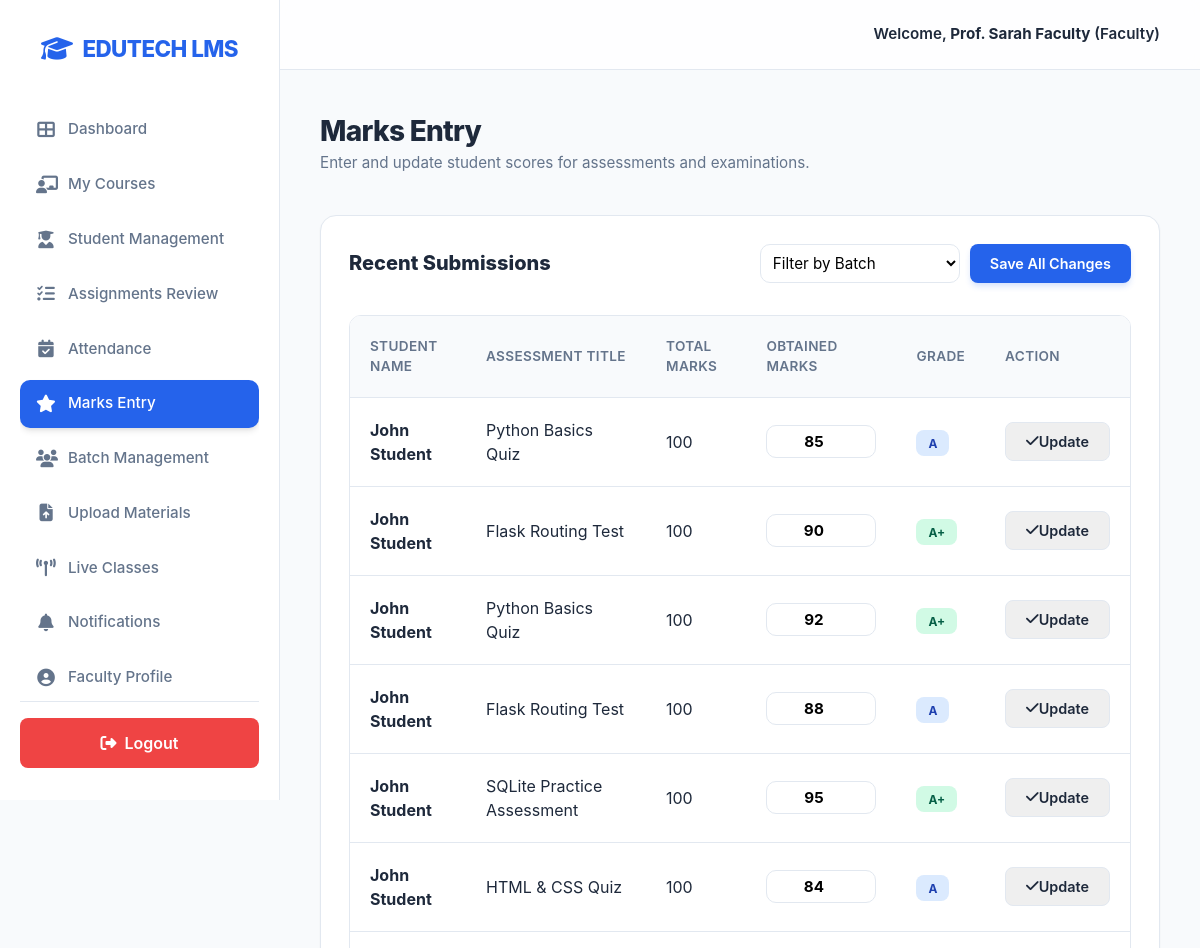
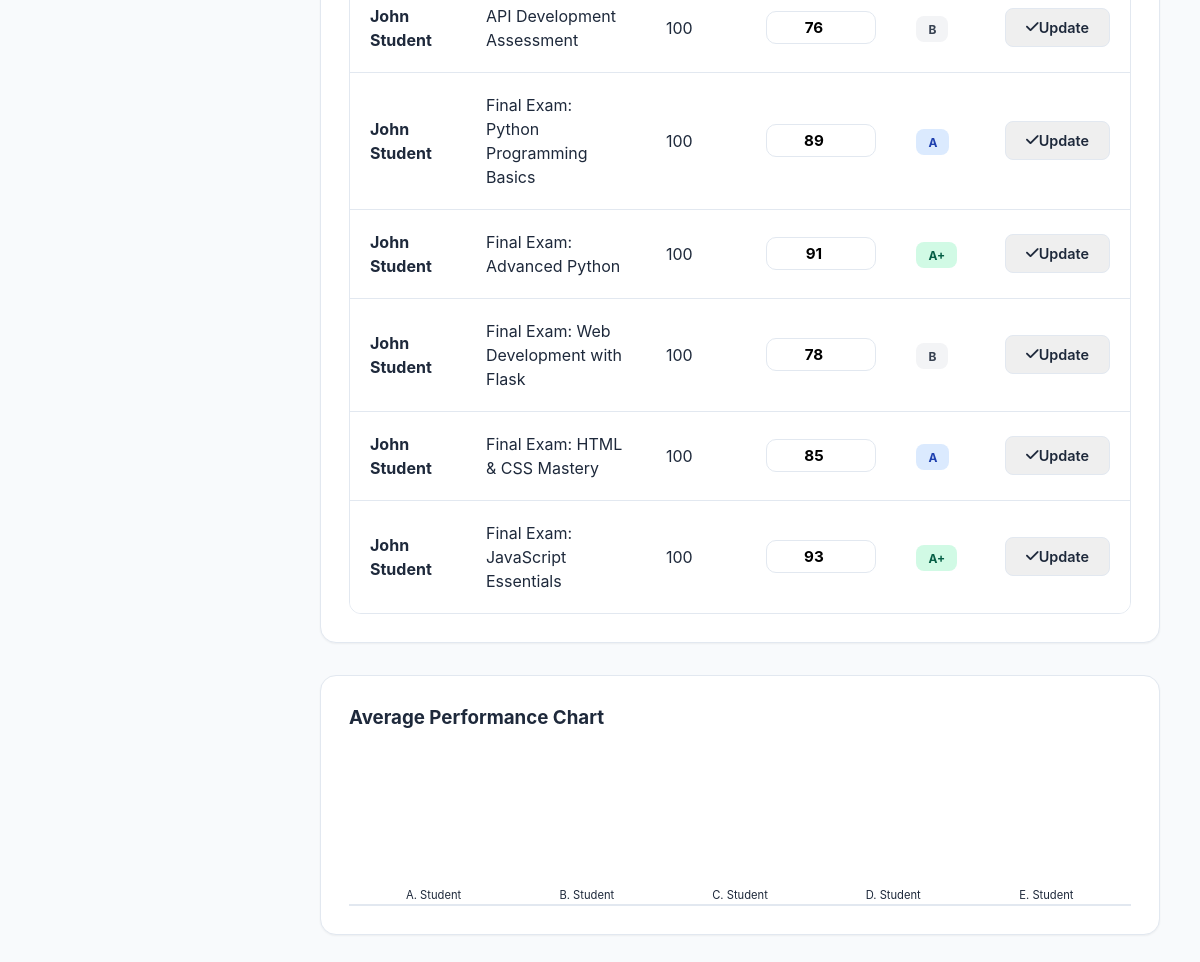
The page /faculty/marks (signed in) on the database its author committed (2 pictures, top to bottom).
### tables this page shows
CREATE TABLE assessment_submissions (
    id INTEGER PRIMARY KEY AUTOINCREMENT,
    assessment_id INTEGER,
    student_id INTEGER,
    submission_text TEXT,
    marks INTEGER DEFAULT 0,
    status TEXT DEFAULT 'pending',
    submitted_at TEXT
, obtained_marks INTEGER DEFAULT 0, total_marks INTEGER DEFAULT 100);

CREATE TABLE users (
        id INTEGER PRIMARY KEY AUTOINCREMENT,
        name TEXT NOT NULL,
        email TEXT UNIQUE NOT NULL,
        password TEXT NOT NULL,
        role TEXT NOT NULL, -- admin, student, faculty, parent
        created_at TIMESTAMP DEFAULT CURRENT_TIMESTAMP
    , phone TEXT);

CREATE TABLE assessments (
    id INTEGER PRIMARY KEY AUTOINCREMENT,
    student_id INTEGER,
    course_id INTEGER,
    title TEXT,
    marks INTEGER,
    total_marks INTEGER,
    status TEXT,
    due_date TEXT
);

### app.py (the view)
@app.route('/faculty/marks')
@login_required(role='faculty')
def faculty_marks():
    conn = get_db()
    marks = conn.execute("""
        SELECT asub.*, u.name as student_name, a.title as assessment_title
        FROM assessment_submissions asub
        JOIN users u ON asub.student_id = u.id
        JOIN assessments a ON asub.assessment_id = a.id
        JOIN courses c ON a.course_id = c.id
        WHERE c.faculty_id = ?
    """, (session['user_id'],)).fetchall()
    conn.close()
    return render_template('faculty_marks.html', assessments=marks)

### app.py (called while the page is built)
def login_required(role=None):
    def wrapper(f):
        @wraps(f)
        def decorated_function(*args, **kwargs):
            if 'user_id' not in session:
                return redirect(url_for('login'))
            if role and session.get('role') != role:
                flash('Unauthorized access!', 'danger')
                return redirect(url_for('dashboard'))
            return f(*args, **kwargs)
        return decorated_function
    return wrapper

### database.py (called while the page is built)
def get_db():
    conn = sqlite3.connect(DB_NAME, check_same_thread=False)
    conn.row_factory = sqlite3.Row
    return conn

### templates/faculty_marks.html (shortened to what this page needs)
{% extends "base.html" %}
{% block content %}
<div style="margin-bottom: 2.5rem;">
    <h2 style="font-size: 1.75rem; font-weight: 800; color: var(--text-main); letter-spacing: -0.025em;">Marks Entry</h2>
    <p style="color: var(--text-muted); font-size: 0.95rem;">Enter and update student scores for assessments and examinations.</p>
</div>
<div class="card">
    <div style="display: flex; justify-content: space-between; align-items: center; margin-bottom: 2rem;">
        <h3 style="font-size: 1.25rem; font-weight: 800;">Recent Submissions</h3>
        <div style="display: flex; gap: 10px;">
            <select class="form-control" style="width: 200px; padding: 0.5rem;">
                <option>Filter by Batch</option>
            </select>
            <button class="btn btn-primary btn-sm">Save All Changes</button>
        </div>
    </div>
    <div class="table-responsive">
        <table>
            <thead>
                <tr>
                    <th>Student Name</th>
                    <th>Assessment Title</th>
                    <th>Total Marks</th>
                    <th>Obtained Marks</th>
                    <th>Grade</th>
                    <th>Action</th>
                </tr>
            </thead>
            <tbody>
                {% for m in assessments %}
                <tr>
                    <td style="font-weight: 700;">{{ m.student_name }}</td>
                    <td>{{ m.assessment_title }}</td>
                    <td>100</td>
                    <td style="width: 150px;">
                        <input type="number" class="form-control" value="{{ m.obtained_marks }}" style="padding: 0.4rem; font-weight: 700; text-align: center;">
                    </td>
                    <td>
                        {% if m.obtained_marks >= 90 %}
                        <span class="badge" style="background: #D1FAE5; color: #065F46;">A+</span>
                        {% elif m.obtained_marks >= 80 %}
                        <span class="badge" style="background: #DBEAFE; color: #1E40AF;">A</span>
                        {% else %}
                        <span class="badge" style="background: #F3F4F6; color: #374151;">B</span>
                        {% endif %}
                    </td>
                    <td>
                        <button class="btn btn-outline btn-sm" style="border: 1px solid var(--border-color); color: var(--text-main);"><i class="fas fa-check"></i> Update</button>
                    </td>
                </tr>
                {% endfor %}
            </tbody>
        </table>
    </div>
</div>
<div class="card" style="margin-top: 2rem;">
    <h3 style="margin-bottom: 1.5rem;">Average Performance Chart</h3>
    <div style="height: 150px; display: flex; align-items: flex-end; gap: 1rem; padding: 0 1rem; border-bottom: 2px solid var(--border-color);">
        <div style="flex: 1; display: flex; flex-direction: column; align-items: center;">
            <span style="font-size: 0.7rem; margin-top: 5px;">A. Student</span>
        </div>
        <div style="flex: 1; display: flex; flex-direction: column; align-items: center;">
            <span style="font-size: 0.7rem; margin-top: 5px;">B. Student</span>
        </div>
        <div style="flex: 1; display: flex; flex-direction: column; align-items: center;">
            <span style="font-size: 0.7rem; margin-top: 5px;">C. Student</span>
        </div>
        <div style="flex: 1; display: flex; flex-direction: column; align-items: center;">
            <span style="font-size: 0.7rem; margin-top: 5px;">D. Student</span>
        </div>
        <div style="flex: 1; display: flex; flex-direction: column; align-items: center;">
            <span style="font-size: 0.7rem; margin-top: 5px;">E. Student</span>
        </div>
    </div>
</div>
{% endblock %}

### static/css/style.css (style rules this page uses)
:root { --primary-color: #2563EB; --primary-light: #60A5FA; --primary-dark: #1E40AF; --bg-color: #F8FAFC; --card-bg: #FFFFFF; --text-main: #1E293B; --text-muted: #64748B; --border-color: #E2E8F0; --success-color: #10B981; --danger-color: #EF4444; --accent-color: #F59E0B; --shadow-sm: 0 1px 2px 0 rgba(0, 0, 0, 0.05); --shadow: 0 4px 6px -1px rgba(0, 0, 0, 0.1), 0 2px 4px -1px rgba(0, 0, 0, 0.06); --shadow-md: 0 10px 15px -3px rgba(0, 0, 0, 0.1), 0 4px 6px -2px rgba(0, 0, 0, 0.05); }
* { box-sizing: border-box; margin: 0; padding: 0; font-family: 'Inter', 'Segoe UI', system-ui, -apple-system, sans-serif; }
body { background-color: var(--bg-color); color: var(--text-main); display: flex; min-height: 100vh; line-height: 1.5; }
.btn { padding: 0.6rem 1.25rem; border: none; border-radius: 8px; cursor: pointer; font-weight: 600; text-decoration: none; display: inline-flex; align-items: center; justify-content: center; transition: all 0.2s ease; font-size: 0.9rem; }
.btn-primary { background-color: var(--primary-color); color: white; box-shadow: 0 4px 6px -1px rgba(37, 99, 235, 0.2); }
.card { background: var(--card-bg); border-radius: 16px; padding: 1.75rem; box-shadow: var(--shadow-sm); border: 1px solid var(--border-color); margin-bottom: 1.75rem; transition: all 0.3s ease; }
.form-control { width: 100%; padding: 0.75rem 1rem; border: 1.5px solid var(--border-color); border-radius: 10px; font-size: 0.95rem; transition: all 0.2s; background-color: #FFFFFF; }
.table-responsive { overflow-x: auto; border-radius: 12px; border: 1px solid var(--border-color); }
table { width: 100%; border-collapse: collapse; background: white; }
th, td { padding: 1.25rem; text-align: left; border-bottom: 1px solid var(--border-color); }
th { background-color: #F8FAFC; color: var(--text-muted); font-weight: 600; font-size: 0.85rem; text-transform: uppercase; letter-spacing: 0.025em; }
tr:last-child td { border-bottom: none; }
.badge { padding: 0.35rem 0.75rem; border-radius: 8px; font-size: 0.75rem; font-weight: 700; text-transform: uppercase; }

### rows shown on the page
assessment_submissions: student_name "John Student", assessment_title "Python Basics Quiz", obtained_marks "85", shows "A"
assessment_submissions: student_name "John Student", assessment_title "Flask Routing Test", obtained_marks "90", shows "A+"
assessment_submissions: student_name "John Student", assessment_title "Python Basics Quiz", obtained_marks "92", shows "A+"
assessment_submissions: student_name "John Student", assessment_title "Flask Routing Test", obtained_marks "88", shows "A"
assessment_submissions: student_name "John Student", assessment_title "SQLite Practice Assessment", obtained_marks "95", shows "A+"
assessment_submissions: student_name "John Student", assessment_title "HTML & CSS Quiz", obtained_marks "84", shows "A"
assessment_submissions: student_name "John Student", assessment_title "API Development Assessment", obtained_marks "76", shows "B"
assessment_submissions: student_name "John Student", assessment_title "Final Exam: Python Programming Basics", obtained_marks "89", shows "A"
assessment_submissions: student_name "John Student", assessment_title "Final Exam: Advanced Python", obtained_marks "91", shows "A+"
assessment_submissions: student_name "John Student", assessment_title "Final Exam: Web Development with Flask", obtained_marks "78", shows "B"
assessment_submissions: student_name "John Student", assessment_title "Final Exam: HTML & CSS Mastery", obtained_marks "85", shows "A"
assessment_submissions: student_name "John Student", assessment_title "Final Exam: JavaScript Essentials", obtained_marks "93", shows "A+"

### other values the page prints
{{ session.get('name') }} "Prof. Sarah Faculty"
{{ session.get('role')|capitalize }} "Faculty"
